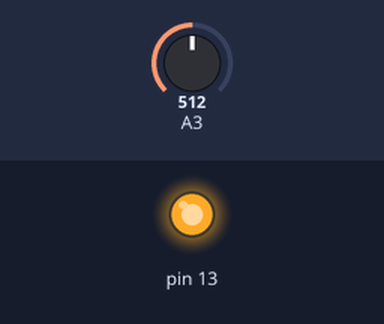
This sketch was run on a simulated Arduino Uno, built with avr-gcc and run on an emulated ATmega328P. Shown: output pins drawn as LEDs (lit = HIGH). The test bench sets the inputs (shaded band); at power-on: A3 = 512.

Above: at 1.2 s.
1.3 s: A3 set to 108
2.8 s: A3 set to 90
At 3.7 s:
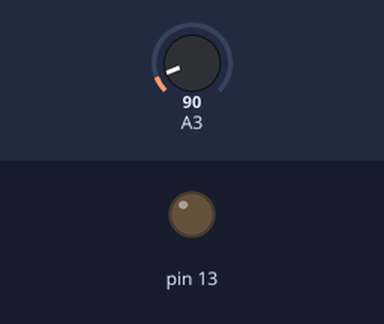
4.3 s: A3 set to 110
At 4.9 s:
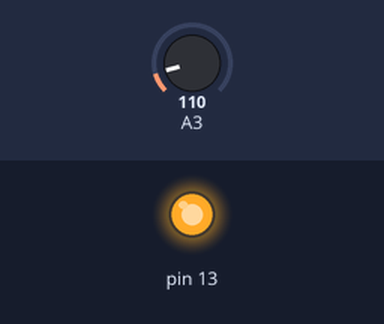
5.8 s: A3 set to 0
At 7.2 s:
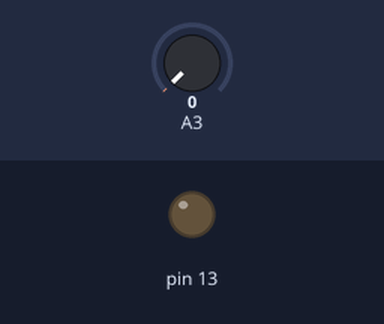
Timing chart, 0 to 8.3 s (numbered marks = the images above; inputs shaded):
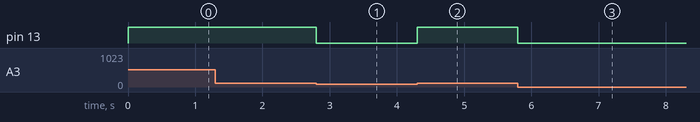

Measured:
- the behaviour switches between 101 and 100 on A3 (found by bisection; images 0 and 1)
- after the input at 1.3 s, every drawn part: stays the same
- after the input at 2.8 s, pin 13: HIGH → LOW at once
- after the input at 4.3 s, pin 13: LOW → HIGH at once
- after the input at 5.8 s, pin 13: HIGH → LOW at once

The sketch:

expProMini.ino
```cpp
void setup() {
  // put your setup code here, to run once:
  pinMode(13, OUTPUT);
  digitalWrite(13, LOW);
}

void loop() {
  // put your main code here, to run repeatedly:
  if(analogRead(A3) > 100) {
    digitalWrite(13, HIGH);
  }
  else {
    digitalWrite(13, LOW);
  }
}
```
